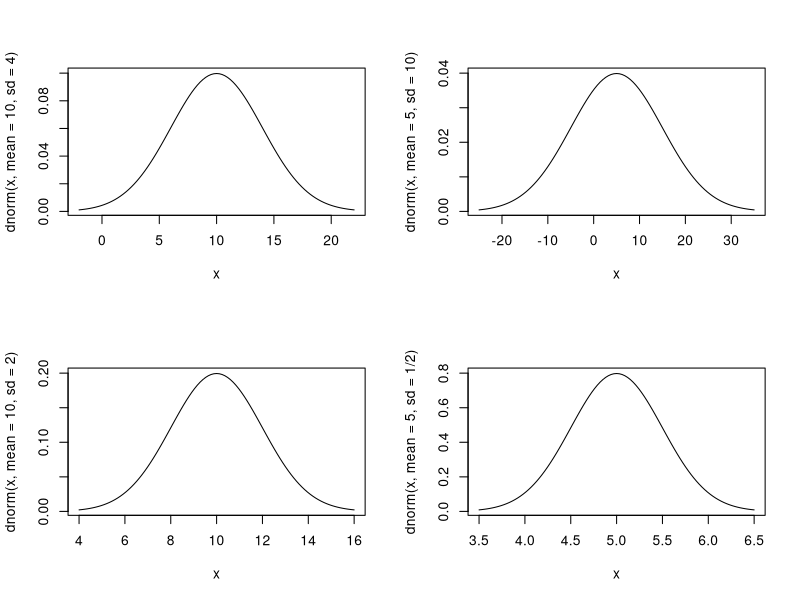
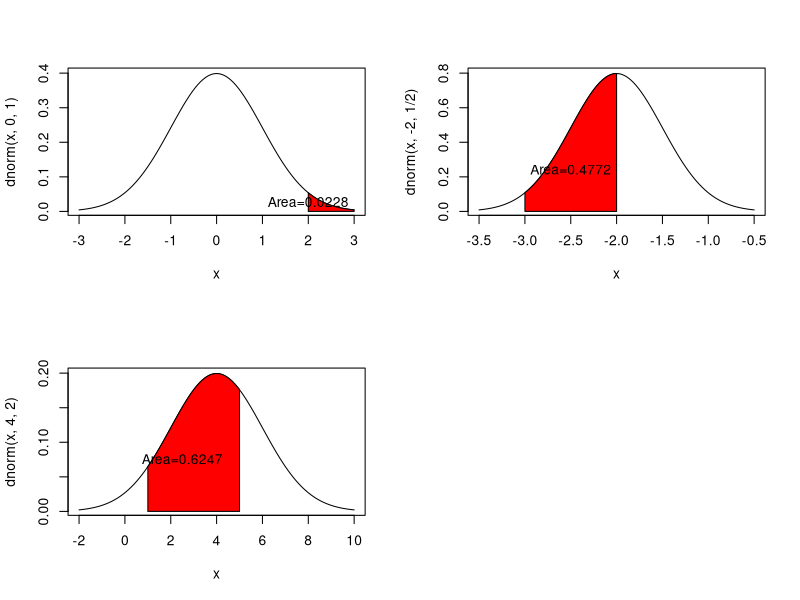

Here is the R script that generated these plots, in order:
## ---- chunk 1
knitr::opts_chunk$set(echo = TRUE)
## ---- chunk 2
getwd()
## ---- chunk 3
layout(matrix(1:4,nrow = 2,ncol = 2))
#xlim is using the empirical rule of three sd to graph 99% of the data
curve(dnorm(x,mean = 10,sd = 4),xlim = c(10-3*4,10+3*4))
curve(dnorm(x,mean = 10,sd = 2),xlim = c(10-3*2,10+3*2))
curve(dnorm(x,mean = 5,sd = 10),xlim = c(5-3*10,5+3*10))
curve(dnorm(x,mean = 5,sd = 1/2),xlim = c(5-3*(1/2),5+3*(1/2)))
## ---- chunk 4
curve(dnorm(x,0,1),xlim = c(0-3*1,0+3*1))
#make xcurve go to 3 since that is the xlim
xcurve = seq(2,3,length = 1000)
ycurve = dnorm(xcurve,0,1)

polygon(c(2,xcurve,3),c(0,ycurve,0),col = "red")
#since we are looking at Y>=2, we want 1-pnorm to get the area
prob = 1-pnorm(2,0,1)
prob = round(prob, 4)
text(2,dnorm(2,0,1)/2,paste0("Area=",prob))
## ---- chunk 5
curve(dnorm(x,4,2),xlim = c(4-3*2,4+3*2))

xcurve = seq(1,5,length = 1000)
ycurve = dnorm(xcurve,4,2)

polygon(c(1,xcurve,5),c(0,ycurve,0),col = "red")

prob = pnorm(5,4,2) - pnorm(1,4,2)
prob = round(prob, 4)
text((5/2),dnorm((5/2),4,2)/2,paste0("Area=",prob))
## ---- chunk 6
curve(dnorm(x,-2,1/2),xlim = c(-2-3*(1/2),-2+3*(1/2)))

xcurve = seq(-3,-2,length = 1000)
ycurve = dnorm(xcurve,-2,1/2)

polygon(c(-3,xcurve,-2),c(0,ycurve,0),col = "red")

prob = pnorm(-2,-2,1/2) - pnorm(-3,-2,1/2)
prob = round(prob, 4)
text((-5/2),dnorm((-5/2),-2,1/2)/2,paste0("Area=",prob))
